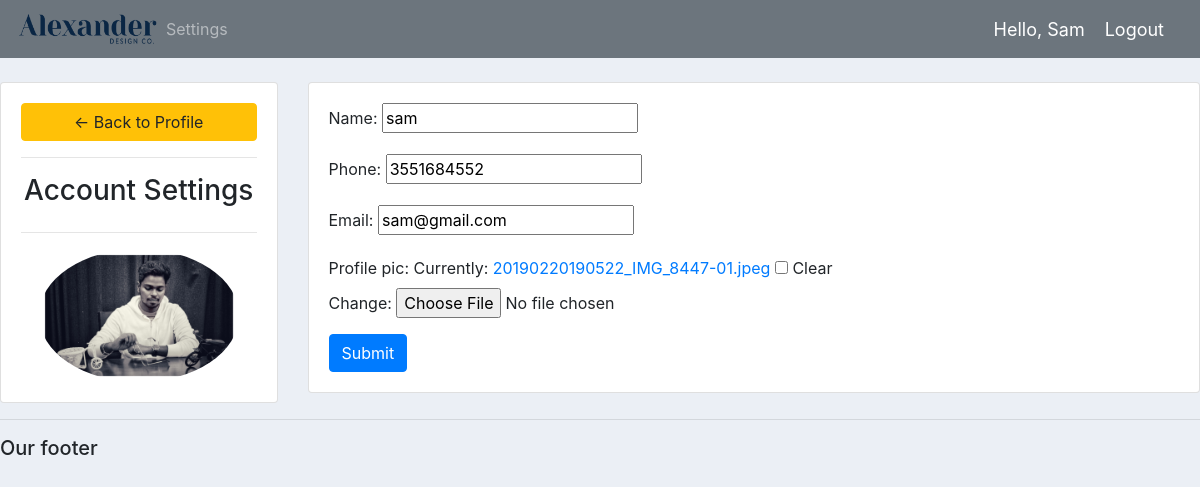
/account/ (signed in), run on the app's committed database.
### accounts/models.py (models this page shows, shortened)
class Customer(models.Model):
    user = models.OneToOneField(User, null=True, blank=True, on_delete=models.CASCADE)
    name = models.CharField(max_length=200, null=True)
    phone = models.CharField(max_length=200, null=True)
    email = models.CharField(max_length=200, null=True)
    profile_pic = models.ImageField(default="profile1.png", null=True, blank=True)
    date_created = models.DateTimeField(auto_now_add=True, null=True)

### accounts/decorators.py (the view)
        def wrapper_func(request, *args, **kwargs):
            group = None
            if request.user.groups.exists():
                group = request.user.groups.all()[0].name
            if group in allowed_roles:
                return view_func(request, *args, **kwargs)
            else:
                return HttpResponse('you are not authorized to view this page')

### accounts/forms.py
class CustomerForm(ModelForm):
    class Meta:
        model = Customer
        fields = '__all__'
        exclude = ['user']

### accounts/views.py (called while the page is built)
@login_required(login_url='login')
@allowed_users(allowed_roles=['customer'])
def accountSettings(request):
    customer = request.user.customer
    form = CustomerForm(instance=customer)
    if request.method == 'POST':
        form = CustomerForm(request.POST, request.FILES, instance=customer)
        if form.is_valid():
            form.save()
    context = {'form': form}
    return render(request, 'accounts/account_settings.html', context)

### accounts/templates/accounts/account_settings.html (shortened to what this page needs)
{%  extends 'accounts/main.html' %}
{% load static %}
{% block content %}
<br>
<div class="row">
	<div class="col-md-3">
		<div class="card card-body">
			<a class="btn btn-warning" href="{% url 'home' %}"> &#8592; Back to Profile</a>
			<hr>
			<h3 style="text-align: center">Account Settings</h3>
			<hr>
			<img class="profile-pic" src="{{request.user.customer.profile_pic.url}}" >
		</div>
	</div>
	<div class="col-md-9">
		<div class="card card-body">
			<form method="POST" action="" enctype="multipart/form-data">
				{{form.as_p}}
			<input class="btn btn-primary" type="submit" name="Update Information">
			</form>
		</div>
	</div>
</div>
{% endblock %}

### accounts/templates/accounts/navbar.html (shortened to what this page needs)
{% load static %}
<nav class="navbar navbar-expand-lg navbar-dark bg-secondary">
 <img src="{% static 'images/logo.png' %}" bgcolor="blue" height="42" width="142">
  <div class="collapse navbar-collapse" id="navbarNav">
    <ul class="navbar-nav">
        {% if request.user.is_staff %}
      <li class="nav-item active">
        <a class="nav-link" href="{% url 'home' %}">Dashboard</a>
      </li>
      <li class="nav-item">
        <a class="nav-link" href="{% url 'products' %}">Products</a>
      </li>
        {% else %}
      <li class="nav-item">
        <a class="nav-link" href="{% url 'account' %}">Settings</a>
      </li>
        {% endif %}
    </ul>
  </div>
    <span class="hello-msg">Hello, {{request.user}}</span>
    <span><a class="hello-msg" href="{% url 'logout' %}">Logout</a></span>
</nav>

### static/css/main.css (style rules this page uses)
body { background-color: #ebeff5; }

### accounts/templates/accounts/navbar.html (style rules this page uses)
.hello-msg { font-size: 18px; color: #fff; margin-right: 20px; }

### accounts/templates/accounts/account_settings.html (style rules this page uses)
.profile-pic { max-width: 200px; max-height:200px; margin: 0 auto; border-radius: 50%; }

### data on the page
Customer: name "sam", phone "3551684552", email "sam@gmail.com"

### other printed values
{{ request.user }} "Sam"
